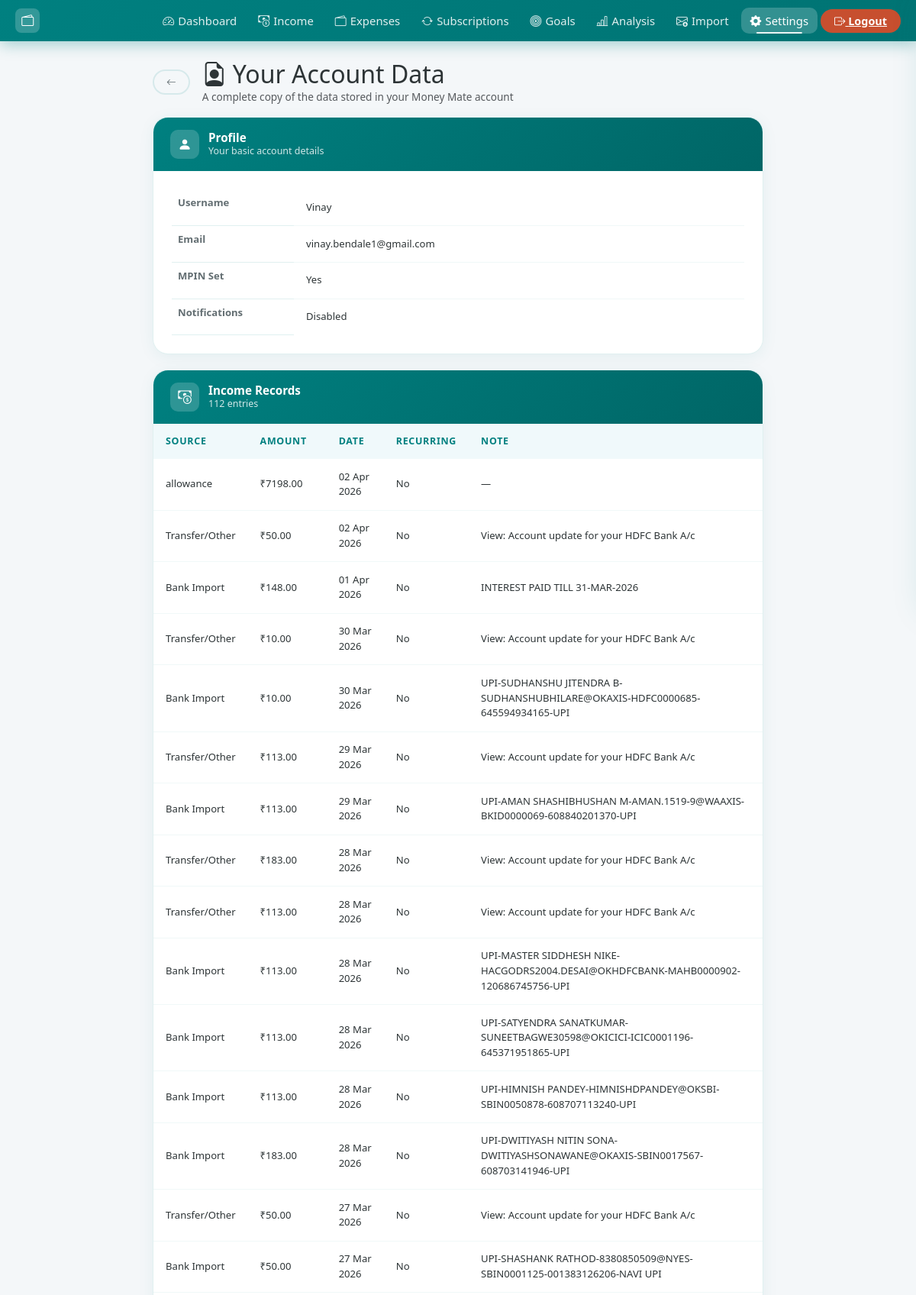
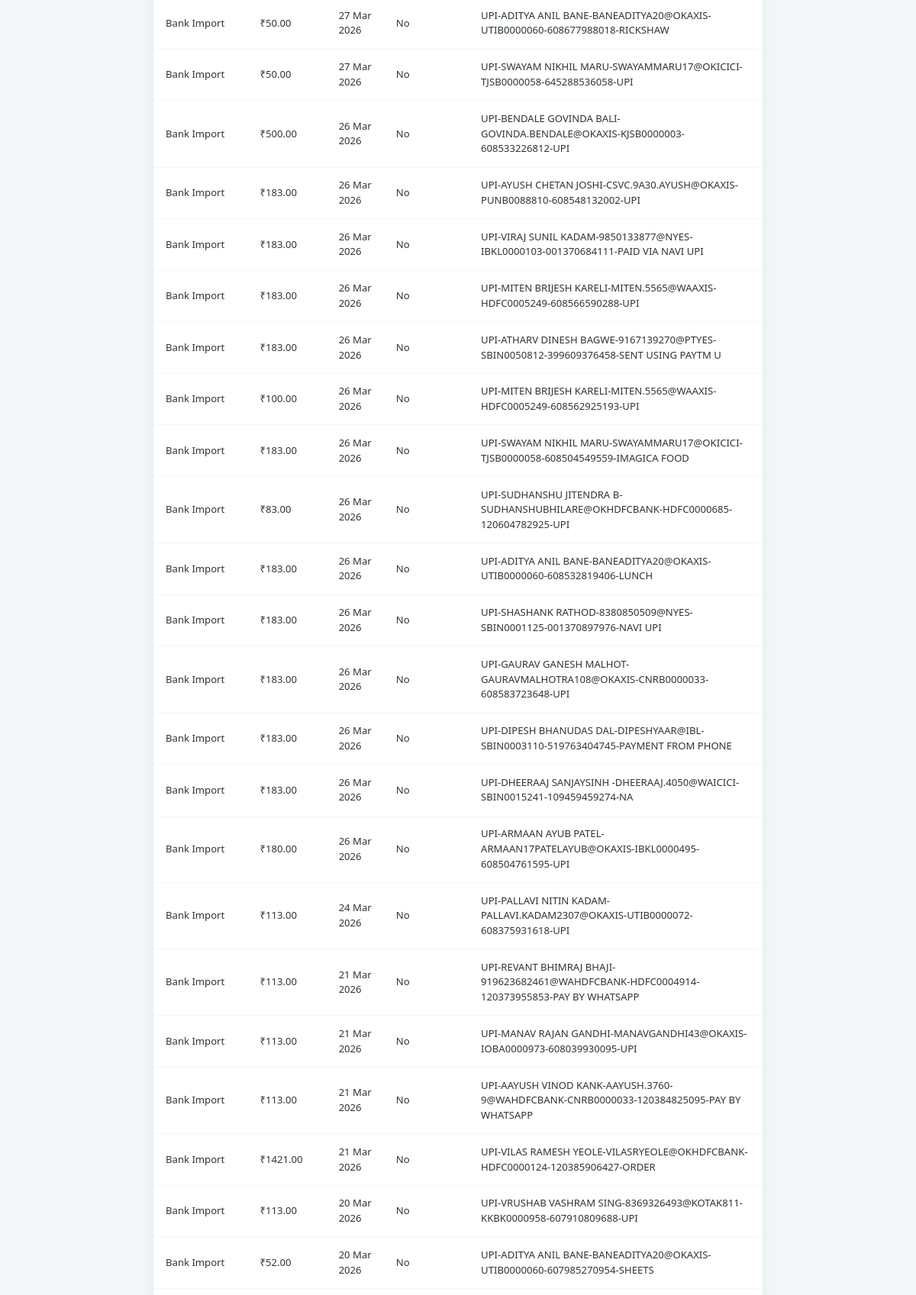
The page /request-account-info (signed in, upper part) on the database its author committed (2 pictures, top to bottom).
### models.py (models this page shows)
class User(UserMixin, db.Model):
    id = db.Column(db.Integer, primary_key=True)
    username = db.Column(db.String(80), unique=True, nullable=False)
    email = db.Column(db.String(120), unique=True, nullable=False)
    password = db.Column(db.String(200), nullable=False)
    mpin = db.Column(db.String(6), nullable=True)
    has_seen_tutorial = db.Column(db.Boolean, default=False, nullable=False)
    last_monthly_reset = db.Column(db.DateTime, nullable=True)
    notifications_enabled = db.Column(db.Boolean, default=True, nullable=False)
    savings_balance = db.Column(db.Float, default=0.0, nullable=False)
    goals_wants_pct = db.Column(db.Float, default=30.0, nullable=False)
    incomes = db.relationship('Income', backref='user', lazy=True)
    expenses = db.relationship('Expense', backref='user', lazy=True)
    goals = db.relationship('Goal', backref='user', lazy=True)

class Income(db.Model):
    id = db.Column(db.Integer, primary_key=True)
    user_id = db.Column(db.Integer, db.ForeignKey('user.id'), nullable=False)
    source = db.Column(db.String(100), nullable=False)
    amount = db.Column(db.Float, nullable=False)
    date_received = db.Column(db.DateTime, default=_now)
    created_at = db.Column(db.DateTime, default=_now)
    description = db.Column(db.String(200))
    is_recurring = db.Column(db.Boolean, default=False)

### app.py (the view)
@app.route("/request-account-info")
@login_required
def request_account_info():
    incomes = Income.query.filter_by(user_id=current_user.id).order_by(Income.date_received.desc()).all()
    expenses = Expense.query.filter_by(user_id=current_user.id).order_by(Expense.date.desc()).all()
    goals = Goal.query.filter_by(user_id=current_user.id).all()
    return render_template(
        "account_info.html",
        incomes=incomes,
        expenses=expenses,
        goals=goals,
        now=datetime.now(timezone.utc).replace(tzinfo=None),
    )

### app.py (called while the page is built)
@login_manager.user_loader
def load_user(user_id):
    return db.session.get(User, int(user_id))

### models.py (called while the page is built)
    @property
    def progress_percentage(self):
        if self.target_amount == 0:
            return 0
        return min(100, (self.saved_amount / self.target_amount) * 100)

### templates/account_info.html (shortened to what this page needs)
{% extends "base.html" %}
{% block content %}
<div class="info-wrap">
  <div class="page-header mb-3 d-flex align-items-center gap-3">
    <a href="{{ url_for('settings') }}" class="btn btn-outline-secondary btn-sm rounded-pill px-3">
      <i class="bi bi-arrow-left"></i>
    </a>
    <div>
      <h2 class="page-title mb-0"><i class="bi bi-file-earmark-person me-2"></i>Your Account Data</h2>
      <p class="text-muted mb-0" style="font-size:0.85rem;">A complete copy of the data stored in your Money Mate account</p>
    </div>
  </div>
  <div class="info-section-card">
    <div class="info-section-header">
      <div class="card-icon"><i class="bi bi-person-fill"></i></div>
      <div><h5>Profile</h5><p>Your basic account details</p></div>
    </div>
    <div class="p-4">
      <table class="table info-table mb-0">
        <tr><th style="width:160px;">Username</th><td>{{ current_user.username }}</td></tr>
        <tr><th>Email</th><td>{{ current_user.email }}</td></tr>
        <tr><th>MPIN Set</th><td>{{ 'Yes' if current_user.mpin else 'No' }}</td></tr>
        <tr><th>Notifications</th><td>{{ 'Enabled' if current_user.notifications_enabled else 'Disabled' }}</td></tr>
      </table>
    </div>
  </div>
  <div class="info-section-card">
    <div class="info-section-header">
      <div class="card-icon"><i class="bi bi-cash-coin"></i></div>
      <div><h5>Income Records</h5><p>{{ incomes|length }} entries</p></div>
    </div>
    {% if incomes %}
    <div class="table-responsive">
      <table class="table info-table mb-0">
        <thead><tr><th>Source</th><th>Amount</th><th>Date</th><th>Recurring</th><th>Note</th></tr></thead>
        <tbody>
        {% for i in incomes %}
        <tr>
          <td>{{ i.source }}</td>
          <td>₹{{ "%.2f"|format(i.amount) }}</td>
          <td>{{ i.date_received.strftime('%d %b %Y') }}</td>
          <td>{{ 'Yes' if i.is_recurring else 'No' }}</td>
          <td>{{ i.description or '—' }}</td>
        </tr>
        {% endfor %}
        </tbody>
      </table>
    </div>
    {% else %}
    <p class="empty-info">No income records found.</p>
    {% endif %}
  </div>
</div>
{% endblock %}

### static/style.css (style rules this page uses)
:root { --brand-primary: #008080; --brand-secondary: #80BFBF; --brand-accent: #00b894; --brand-danger: #FF924D; --brand-warning: #f39c12; --brand-info: #0984e3; --gradient-brand: linear-gradient(135deg, #008080 0%, #006666 100%); --gradient-green: linear-gradient(135deg, #00b894 0%, #55efc4 100%); --gradient-red: linear-gradient(135deg, #FF924D 0%, #FFB380 100%); --gradient-orange: linear-gradient(135deg, #f39c12 0%, #fdcb6e 100%); --gradient-blue: linear-gradient(135deg, #0984e3 0%, #74b9ff 100%); --bg-page: #f4f7f9; --bg-card: rgba(255, 255, 255, 0.97); --bg-card-hover: #fff; --text-primary: #2d3436; --text-secondary: #636e72; --text-muted: #b2bec3; --border-color: rgba(0, 128, 128, 0.12); --shadow-sm: 0 2px 12px rgba(0, 128, 128, 0.08); --shadow-md: 0 8px 30px rgba(0, 128, 128, 0.12); --shadow-lg: 0 20px 50px rgba(0, 128, 128, 0.18); --shadow-hover: 0 15px 40px rgba(0, 128, 128, 0.22); --radius-sm: 10px; --radius-md: 16px; --radius-lg: 24px; --radius-pill: 50px; --transition: all 0.28s cubic-bezier(0.4, 0, 0.2, 1); }
html { scroll-behavior: smooth; }
*, *::before, *::after { box-sizing: border-box; }
body { background: var(--bg-page); font-family: 'Segoe UI', system-ui, -apple-system, sans-serif; color: var(--text-primary); min-height: 100vh; display: flex; flex-direction: column; transition: background 0.3s, color 0.3s; }
.btn { border-radius: var(--radius-sm); font-weight: 600; font-size: 0.9rem; transition: var(--transition); position: relative; overflow: hidden; border: none; cursor: pointer; }
.btn::after { content: ''; position: absolute; inset: 0; background: rgba(255,255,255,0); transition: var(--transition); }
.btn-outline-secondary { border: 2px solid var(--border-color); color: var(--text-secondary); background: transparent; }
.btn-sm { font-size: 0.8rem; padding: 0.3rem 0.85rem; }
.table { margin: 0; font-size: 0.9rem; }
.table thead th { background: #f0f9fb; color: var(--brand-primary); font-weight: 700; font-size: 0.78rem; text-transform: uppercase; letter-spacing: 0.7px; border: none; padding: 0.85rem 1rem; }
.table tbody td { padding: 0.85rem 1rem; border-bottom: 1px solid rgba(0, 128, 128, 0.06); vertical-align: middle; color: var(--text-primary); }
.table tbody tr:last-child td { border-bottom: none; }
.btn { position: relative; overflow: hidden; }
body { padding-left: env(safe-area-inset-left, 0px); padding-right: env(safe-area-inset-right, 0px); }

### templates/account_info.html (style rules this page uses)
.info-wrap { max-width: 800px; margin: 0 auto; }
.info-section-card { border-radius: 20px; border: 1.5px solid var(--border-color); background: var(--bg-card); overflow: hidden; margin-bottom: 20px; box-shadow: 0 4px 20px rgba(0, 128, 128,0.07); }
.info-section-header { background: var(--gradient-brand); color: white; padding: 16px 22px; display: flex; align-items: center; gap: 12px; }
.info-section-header .card-icon { width: 38px; height: 38px; background: rgba(255,255,255,0.18); border-radius: 10px; display: flex; align-items: center; justify-content: center; font-size: 1.1rem; flex-shrink: 0; }
.info-section-header h5 { font-weight: 700; margin: 0; font-size: 0.95rem; }
.info-section-header p { margin: 0; opacity: 0.82; font-size: 0.78rem; }
.info-table { font-size: 0.82rem; }
.info-table th { font-weight: 600; color: var(--text-secondary); border-color: var(--border-color); }
.info-table td { color: var(--text-primary); border-color: var(--border-color); }

### rows shown on the page
User: username "Vinay", email "vinay.bendale1@gmail.com", mpin "Yes", notifications_enabled "Disabled"
Income: source "allowance", amount "7198.00", date_received "02 Apr 2026", is_recurring "No", description "—"
Income: source "Transfer/Other", amount "50.00", date_received "02 Apr 2026", is_recurring "No", description "View: Account update for your HDFC Bank A/c"
Income: source "Bank Import", amount "148.00", date_received "01 Apr 2026", is_recurring "No", description "INTEREST PAID TILL 31-MAR-2026"
Income: source "Transfer/Other", amount "10.00", date_received "30 Mar 2026", is_recurring "No", description "View: Account update for your HDFC Bank A/c"
Income: source "Bank Import", amount "10.00", date_received "30 Mar 2026", is_recurring "No", description "UPI-SUDHANSHU JITENDRA B-SUDHANSHUBHILARE@OKAXIS-HDFC0000685-645594934165-UPI"
Income: source "Transfer/Other", amount "113.00", date_received "29 Mar 2026", is_recurring "No", description "View: Account update for your HDFC Bank A/c"
Income: source "Bank Import", amount "113.00", date_received "29 Mar 2026", is_recurring "No", description "UPI-AMAN SHASHIBHUSHAN M-AMAN.1519-9@WAAXIS-BKID0000069-608840201370-UPI"
Income: source "Transfer/Other", amount "183.00", date_received "28 Mar 2026", is_recurring "No", description "View: Account update for your HDFC Bank A/c"
Income: source "Transfer/Other", amount "113.00", date_received "28 Mar 2026", is_recurring "No", description "View: Account update for your HDFC Bank A/c"
Income: source "Bank Import", amount "113.00", date_received "28 Mar 2026", is_recurring "No", description "UPI-MASTER SIDDHESH NIKE-HACGODRS2004.DESAI@OKHDFCBANK-MAHB0000902-120686745756-UPI"
Income: source "Bank Import", amount "113.00", date_received "28 Mar 2026", is_recurring "No", description "UPI-SATYENDRA SANATKUMAR-SUNEETBAGWE30598@OKICICI-ICIC0001196-645371951865-UPI"
Income: source "Bank Import", amount "113.00", date_received "28 Mar 2026", is_recurring "No", description "UPI-HIMNISH PANDEY-HIMNISHDPANDEY@OKSBI-SBIN0050878-608707113240-UPI"
Income: source "Bank Import", amount "183.00", date_received "28 Mar 2026", is_recurring "No", description "UPI-DWITIYASH NITIN SONA-DWITIYASHSONAWANE@OKAXIS-SBIN0017567-608703141946-UPI"
Income: source "Transfer/Other", amount "50.00", date_received "27 Mar 2026", is_recurring "No", description "View: Account update for your HDFC Bank A/c"
Income: source "Bank Import", amount "50.00", date_received "27 Mar 2026", is_recurring "No", description "UPI-SHASHANK RATHOD-8380850509@NYES-SBIN0001125-001383126206-NAVI UPI"
Income: source "Bank Import", amount "50.00", date_received "27 Mar 2026", is_recurring "No", description "UPI-ADITYA ANIL BANE-BANEADITYA20@OKAXIS-UTIB0000060-608677988018-RICKSHAW"
Income: source "Bank Import", amount "50.00", date_received "27 Mar 2026", is_recurring "No", description "UPI-SWAYAM NIKHIL MARU-SWAYAMMARU17@OKICICI-TJSB0000058-645288536058-UPI"
Income: source "Bank Import", amount "500.00", date_received "26 Mar 2026", is_recurring "No", description "UPI-BENDALE GOVINDA BALI-GOVINDA.BENDALE@OKAXIS-KJSB0000003-608533226812-UPI"
Income: source "Bank Import", amount "183.00", date_received "26 Mar 2026", is_recurring "No", description "UPI-AYUSH CHETAN JOSHI-CSVC.9A30.AYUSH@OKAXIS-PUNB0088810-608548132002-UPI"
Income: source "Bank Import", amount "183.00", date_received "26 Mar 2026", is_recurring "No", description "UPI-VIRAJ SUNIL KADAM-9850133877@NYES-IBKL0000103-001370684111-PAID VIA NAVI UPI"
Income: source "Bank Import", amount "183.00", date_received "26 Mar 2026", is_recurring "No", description "UPI-MITEN BRIJESH KARELI-MITEN.5565@WAAXIS-HDFC0005249-608566590288-UPI"
Income: source "Bank Import", amount "183.00", date_received "26 Mar 2026", is_recurring "No", description "UPI-ATHARV DINESH BAGWE-9167139270@PTYES-SBIN0050812-399609376458-SENT USING PAYTM U"
Income: source "Bank Import", amount "100.00", date_received "26 Mar 2026", is_recurring "No", description "UPI-MITEN BRIJESH KARELI-MITEN.5565@WAAXIS-HDFC0005249-608562925193-UPI"
Income: source "Bank Import", amount "183.00", date_received "26 Mar 2026", is_recurring "No", description "UPI-SWAYAM NIKHIL MARU-SWAYAMMARU17@OKICICI-TJSB0000058-608504549559-IMAGICA FOOD"
Income: source "Bank Import", amount "83.00", date_received "26 Mar 2026", is_recurring "No", description "UPI-SUDHANSHU JITENDRA B-SUDHANSHUBHILARE@OKHDFCBANK-HDFC0000685-120604782925-UPI"
Income: source "Bank Import", amount "183.00", date_received "26 Mar 2026", is_recurring "No", description "UPI-ADITYA ANIL BANE-BANEADITYA20@OKAXIS-UTIB0000060-608532819406-LUNCH"
Income: source "Bank Import", amount "183.00", date_received "26 Mar 2026", is_recurring "No", description "UPI-SHASHANK RATHOD-8380850509@NYES-SBIN0001125-001370897976-NAVI UPI"
Income: source "Bank Import", amount "183.00", date_received "26 Mar 2026", is_recurring "No", description "UPI-GAURAV GANESH MALHOT-GAURAVMALHOTRA108@OKAXIS-CNRB0000033-608583723648-UPI"
Income: source "Bank Import", amount "183.00", date_received "26 Mar 2026", is_recurring "No", description "UPI-DIPESH BHANUDAS DAL-DIPESHYAAR@IBL-SBIN0003110-519763404745-PAYMENT FROM PHONE"
Income: source "Bank Import", amount "183.00", date_received "26 Mar 2026", is_recurring "No", description "UPI-DHEERAAJ SANJAYSINH -DHEERAAJ.4050@WAICICI-SBIN0015241-109459459274-NA"
Income: source "Bank Import", amount "180.00", date_received "26 Mar 2026", is_recurring "No", description "UPI-ARMAAN AYUB PATEL-ARMAAN17PATELAYUB@OKAXIS-IBKL0000495-608504761595-UPI"
Income: source "Bank Import", amount "113.00", date_received "24 Mar 2026", is_recurring "No", description "UPI-PALLAVI NITIN KADAM-PALLAVI.KADAM2307@OKAXIS-UTIB0000072-608375931618-UPI"
Income: source "Bank Import", amount "113.00", date_received "21 Mar 2026", is_recurring "No", description "UPI-REVANT BHIMRAJ BHAJI-919623682461@WAHDFCBANK-HDFC0004914-120373955853-PAY BY WHATSAPP"
Income: source "Bank Import", amount "113.00", date_received "21 Mar 2026", is_recurring "No", description "UPI-MANAV RAJAN GANDHI-MANAVGANDHI43@OKAXIS-IOBA0000973-608039930095-UPI"
Income: source "Bank Import", amount "113.00", date_received "21 Mar 2026", is_recurring "No", description "UPI-AAYUSH VINOD KANK-AAYUSH.3760-9@WAHDFCBANK-CNRB0000033-120384825095-PAY BY WHATSAPP"
Income: source "Bank Import", amount "1421.00", date_received "21 Mar 2026", is_recurring "No", description "UPI-VILAS RAMESH YEOLE-VILASRYEOLE@OKHDFCBANK-HDFC0000124-120385906427-ORDER"
Income: source "Bank Import", amount "113.00", date_received "20 Mar 2026", is_recurring "No", description "UPI-VRUSHAB VASHRAM SING-8369326493@KOTAK811-KKBK0000958-607910809688-UPI"
Income: source "Bank Import", amount "52.00", date_received "20 Mar 2026", is_recurring "No", description "UPI-ADITYA ANIL BANE-BANEADITYA20@OKAXIS-UTIB0000060-607985270954-SHEETS"

### other values the page prints
{{ incomes|length }} "112"
